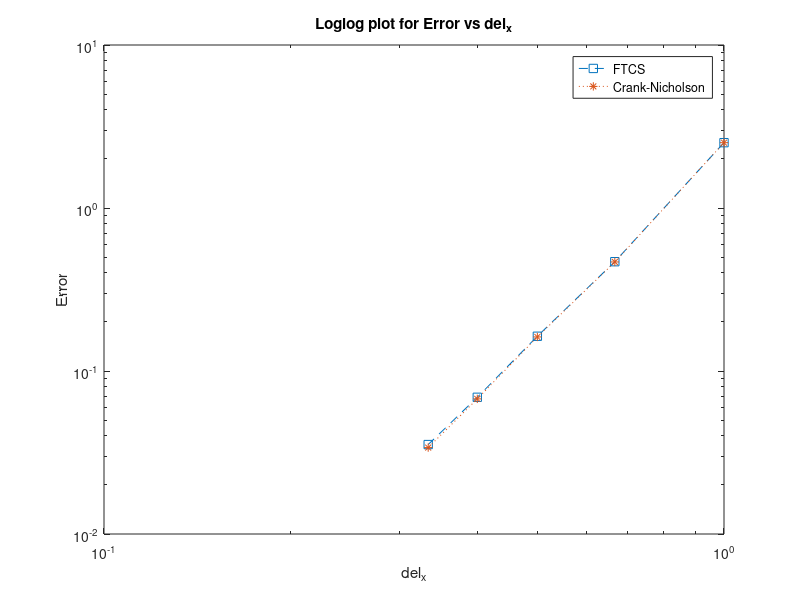
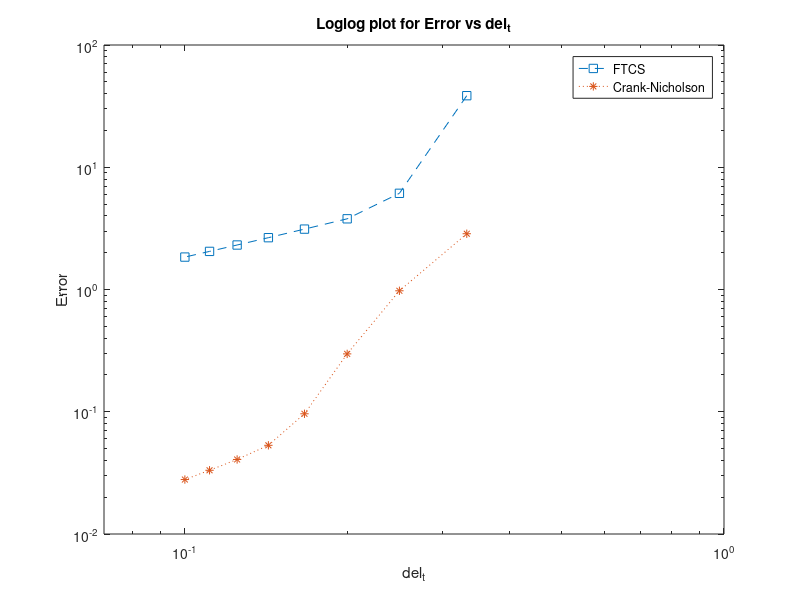

These charts were generated, in order, by the following MATLAB code:
%% Error Plots

Errx_FTCS=[2.517 0.4684 0.1634 0.06898 0.03538];
Errx_CN=[2.516 0.4666 0.1618 0.06745 0.0339];
dx=[1 0.666666667 0.5 0.4 0.333333333];

loglog(dx,Errx_FTCS,'s--')
hold on
loglog(dx,Errx_CN,'*:')
title('Loglog plot for Error vs del_x');
xlabel('del_x');
ylabel('Error');
legend('FTCS','Crank-Nicholson');

mx_FTCS=(log(Errx_FTCS(4))-log(Errx_FTCS(3)))/(log(dx(4))-log(dx(3)));
mx_CN=(log(Errx_CN(4))-log(Errx_CN(3)))/(log(dx(4))-log(dx(3)));

Errt_CN=[2.859 0.9761 0.2974 0.09625 0.05315 0.04071 0.03321 0.02789];
Errt_FTCS=[38.5 6.121 3.787 3.119 2.654 2.312 2.05 1.842];
dt=[0.333333333 0.25 0.2 0.166666667 0.142857143 0.125 0.111111111 0.1];

figure
loglog(dt,Errt_FTCS,'s--')
hold on
loglog(dt,Errt_CN,'*:')
xlim([10^-(1.15) 1]);
title('Loglog plot for Error vs del_t');
xlabel('del_t');
ylabel('Error');
legend('FTCS','Crank-Nicholson');

mt_FTCS=(log(Errt_FTCS(4))-log(Errt_FTCS(3)))/(log(dt(4))-log(dt(3)));
mt_CN=(log(Errt_CN(2))-log(Errt_CN(1)))/(log(dt(2))-log(dt(1)));


